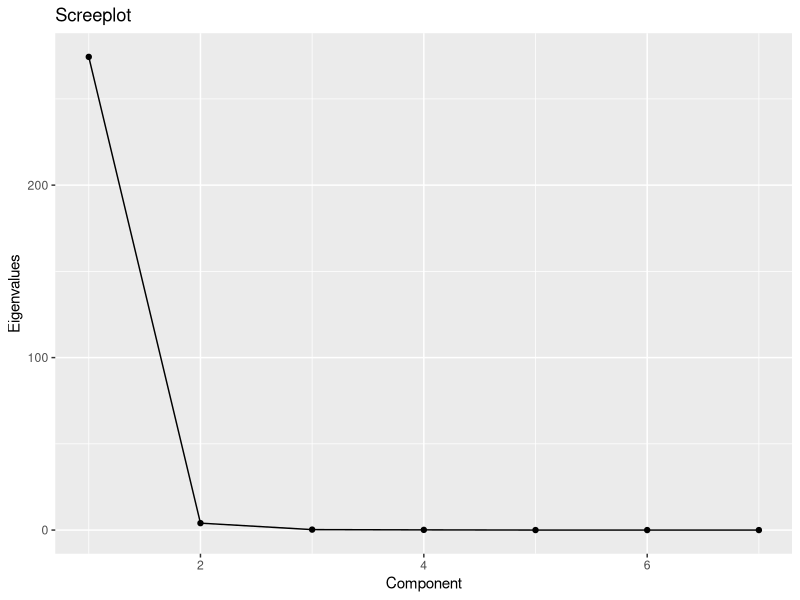
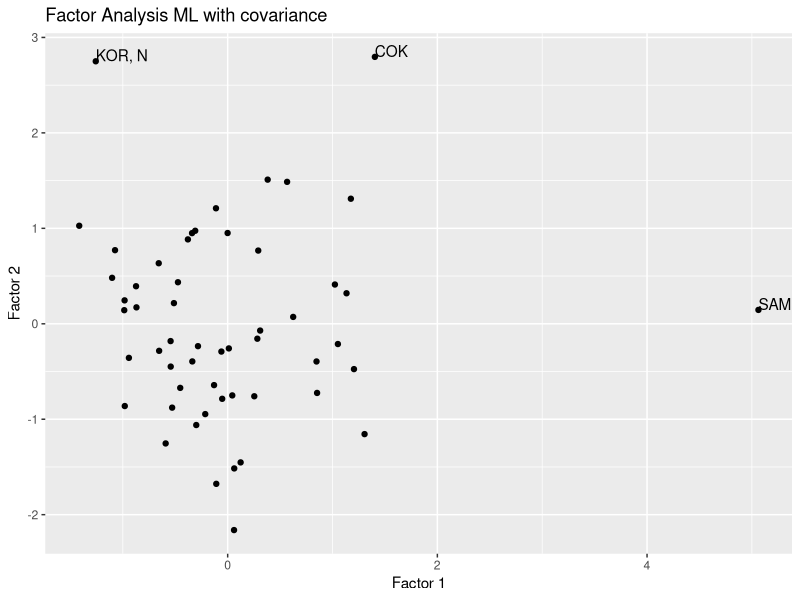
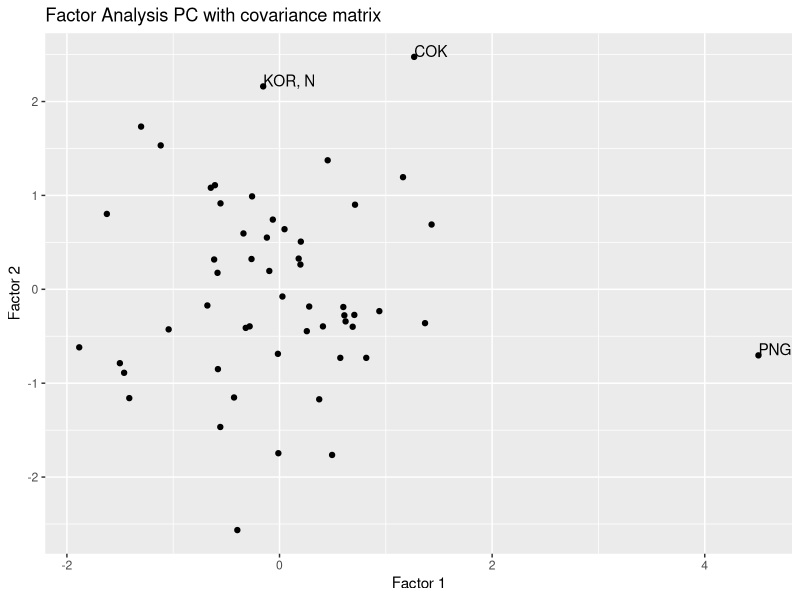
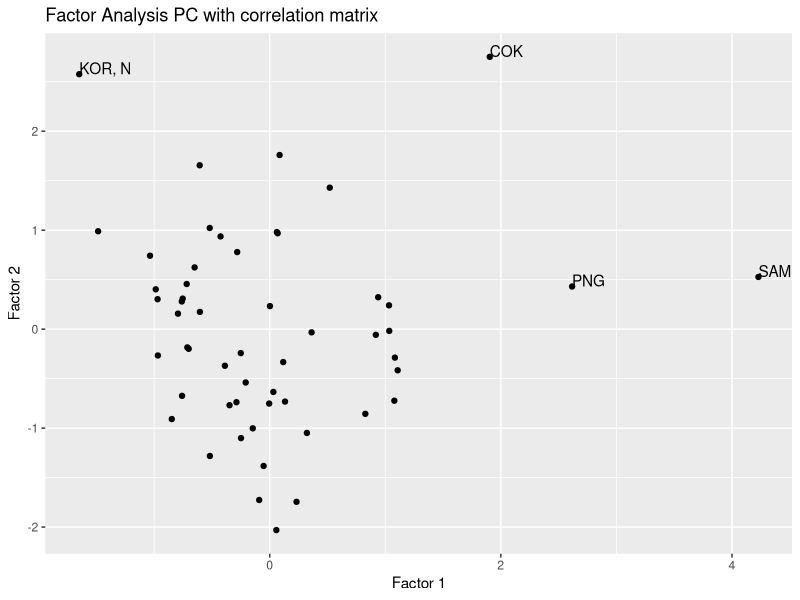

Source code (R) for these figures, in order:
## ---- chunk 1
knitr::opts_chunk$set(echo = TRUE)
## ---- chunk 2
# Data
mydata <- read.table("T1-9.dat", sep="\t")
X <- mydata[,-1]
# Correlation matrix
R <- cor(X)
# Eigen decomposition
ed <- eigen(R)
## ---- chunk 3
R
## ---- chunk 4
cat("Eigen values are:")
cat("\n")
cat(ed$values)
cat("\n")
cat("\n")
cat("Eigen vectors are:")
for (i in 1:nrow(ed$vectors)){
cat("\n")
cat(paste("Eigenvector ",i))
cat("\n")
cat("\n")
cat(ed$vectors[i,])
cat("\n")
}
## ---- chunk 5
# Normalise data:
Z <- scale(X)
R1 <- cor(Z)
# Eigen decomposition
edZ <- eigen(R1)
lambda1 <- which.max(edZ$values)
lambda2 <- which.max(edZ$values[-1])+1
total_lambda <- sum(edZ$values)
# Find first two PCAs
eiv1 <- edZ$vectors[,lambda1]
eiv2 <- edZ$vectors[,lambda2]
pca1 <- Z %*% eiv1
pca2 <- Z %*% eiv2

## ---- chunk 6
data.frame(PCA1 = pca1, PCA2 = pca2)
## ---- chunk 7
# Total Sample Variance explained:
# By PCA1:
var_expl1 <- edZ$values[1]/total_lambda
# By PCA2:
var_expl2 <- edZ$values[2]/total_lambda

cat(paste("First PCA explains ", round(var_expl1*100,2), "% of total varaince"))
cat("\n")
cat(paste("Second PCA explains ", round(var_expl2*100,2), "% of total varaince"))
## ---- chunk 8
pca_mat <- matrix()
temp <- matrix()

for (i in 1:nrow(edZ$vectors)){
    temp <- Z %*% edZ$vectors[i,]
    if (i == 1){
      pca_mat <-   temp
    }
    else{
    pca_mat <-  cbind(pca_mat,temp)
    }
}

cor_pca1 <- matrix()
cor_pca2 <- matrix()

for (k in 1:ncol(Z)){
    # Correlation between PCA1 and standardised variables
    cor_pca1[k] <- eiv1[k]*sqrt(edZ$values[1])/sd(Z[,k])
    # Correlation between PCA2 and standardised variables
    cor_pca2[k] <- eiv2[k]*sqrt(edZ$values[2])/sd(Z[,k])
}

## ---- chunk 9
result <- data.frame(PCA1 = cor_pca1, PCA2 = cor_pca2)
rownames(result) <- colnames(Z)
result
## ---- chunk 10
pca_countries <- data.frame(Country = mydata[order(pca1, decreasing = TRUE),1], PCA1 = pca1[order(pca1, decreasing = TRUE)])
## ---- chunk 11
pca_countries
## ---- chunk 12
library(ggplot2)
library(psych)
df <- read.table("T1-9.dat", sep = "\t")
names(df) <- c("country", "m100", "m200", "m400", "m800", "m1500", "m3000", "marathon")

X <- df[,2:8]

S <- cov(X)
R <- cor(X)

ed <- eigen(S)

# Test cummulative sum of variance explained by each variable
cum_var <- unlist(lapply(1:7, function(x){
    sum(ed$values[x])/sum(ed$values)
}))
cum_var

qplot(y = ed$values, x = 1:7, geom = "line") +
    geom_point() +
    labs(title = "Screeplot", y = "Eigenvalues", x = "Component")
## ---- chunk 13
# Chech for outliers in data, malahanobis vs chisq
X_avg <- colMeans(X)
resX_avg <- t(t(X)-X_avg)

# Compute Mahalanobis distance per row so there is a number per country
dist_maha <- resX_avg %*% solve(cov(X)) %*% t(resX_avg)
dist <- diag(dist_maha)


# Chi square value with 
c2 <- qchisq(.95, df=ncol(X)) 
result_df <- data.frame(countries = df[,1], test_diff = dist-c2)
outliers <- subset(result_df, result_df[,2]>0)
outliers
## ---- chunk 14
# ML factor analysis ------------------------------------------------------

fac_ml_S <- factanal(x = X, factors = 2, covmat = S, n.obs = 54, rotation = "varimax")
fac_ml_S
fs_ml_S <- factor.scores(X, fac_ml_S)
gg_fs_ml_S <- data.frame(fac1 = fs_ml_S$scores[,1],
                         fac2 = fs_ml_S$scores[,2],
                         country = df$country)
ggplot(gg_fs_ml_S, aes(x = fac1, y = fac2)) +
    geom_point() +
    geom_text(aes(label=ifelse(fac1 > 2 | fac2 > 2, as.character(country),"")), hjust=0,vjust=0) +
    labs(title = "Factor Analysis ML with covariance", x = "Factor 1", y = "Factor 2")
## ---- chunk 15
fac_ml_R <- factanal(x = X, factors = 2, covmat = R, n.obs = 54, rotation = "varimax")
fac_ml_R
# fs_ml_R <- factor.scores(X, fac_ml_R)
# gg_fs_ml_R <- data.frame(fac1 = fs_ml_R$scores[,1],
#                          fac2 = fs_ml_R$scores[,2],
#                          country = df$country)
# ggplot(gg_fs_ml_R, aes(x = fac1, y = fac2)) +
#     geom_point() +
#     geom_text(aes(label=ifelse(fac1 > 2 | fac2 > 2, as.character(country),"")), hjust=0,vjust=0) +
#     labs(title = "Factor Analysis ML with correlation", x = "Factor 1", y = "Factor 2")
## ---- chunk 16
library(psych)
fac_pc_S <- principal(r = S, nfactors = 2, rotate = "varimax", covar = TRUE)
fac_pc_S
fs_pc_S <- factor.scores(X, fac_pc_S)
gg_fs_pc_S <- data.frame(fac1 = fs_pc_S$scores[,1],
                         fac2 = fs_pc_S$scores[,2],
                         country = df$country)
ggplot(gg_fs_pc_S, aes(x = fac1, y = fac2)) +
    geom_point() +
    geom_text(aes(label=ifelse(fac1 > 2 | fac2 > 2, as.character(country),"")), hjust=0,vjust=0) +
    labs(title = "Factor Analysis PC with covariance matrix", x = "Factor 1", y = "Factor 2")
## ---- chunk 17
fac_pc_R <- principal(r = R, nfactors = 2, rotate = "varimax", covar = FALSE)
fac_pc_R
fs_pc_R <- factor.scores(X, fac_pc_R)
gg_fs_pc_R <- data.frame(fac1 = fs_pc_R$scores[,1],
                         fac2 = fs_pc_R$scores[,2],
                         country = df$country)
ggplot(gg_fs_pc_R, aes(x = fac1, y = fac2)) +
    geom_point() +
    geom_text(aes(label=ifelse(fac1 > 2 | fac2 > 2, as.character(country),"")), hjust=0,vjust=0) +
    labs(title = "Factor Analysis PC with correlation matrix", x = "Factor 1", y = "Factor 2")
